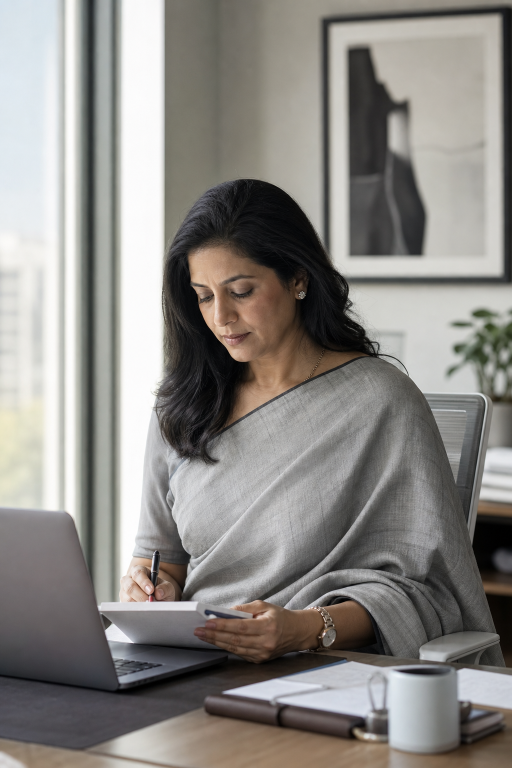
#> input picture assets/images/moment-monday.png, 1024 x 1536 px (shown at 1/2 size)
$ python contact_sheet.py
#> lines starting #> are read from the running program, lines starting #| are printed output that depends on the picture
"""Lay the Shop by moment photographs out in one strip, as the rail shows them.

Judging them one at a time hides the real problem, which is that they do not
sit together.
"""

import sys
from pathlib import Path

from PIL import Image, ImageDraw

ROOT = Path(__file__).resolve().parent.parent / "assets" / "images"
OUT = Path("/tmp/moments-sheet.png")

NAMES = sys.argv[1:] or [
    "moment-monday.png",
    "moment-important-room.png",
    "moment-evening.png",
    "moment-work-trip.png",
    "moment-celebration.png",
]
LABELS = ["Office", "Boardroom", "Evening", "Travel", "Celebration"]

CELL_W, CELL_H, PAD, STRIP = 340, 425, 12, 34
BG = (244, 239, 230)

sheet = Image.new("RGB", (len(NAMES) * (CELL_W + PAD) + PAD, CELL_H + STRIP + PAD * 2), BG)
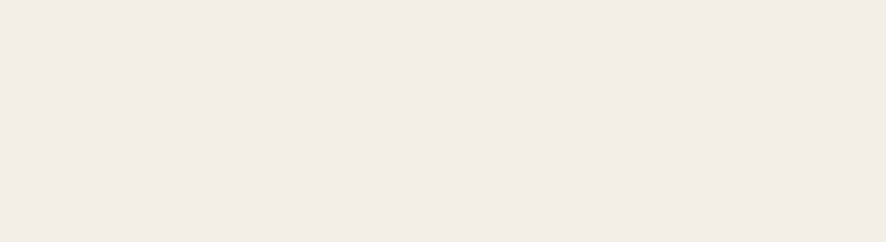
#> sheet: PIL image 1772x483 RGB (shown at 1/2 size); mean R, G, B 244, 239, 230
draw = ImageDraw.Draw(sheet)

for i, name in enumerate(NAMES):
    path = ROOT / name
    if not path.exists():
        continue
    img = Image.open(path).convert("RGB")
#> img is the input picture: PIL image 1024x1536 RGB; mean R, G, B 138.8, 135.9, 131.9

    # Cover-crop to the cell, the way the rail does.
    scale = max(CELL_W / img.width, CELL_H / img.height)
#> scale = 0.332
    img = img.resize((round(img.width * scale), round(img.height * scale)), Image.Resampling.LANCZOS)
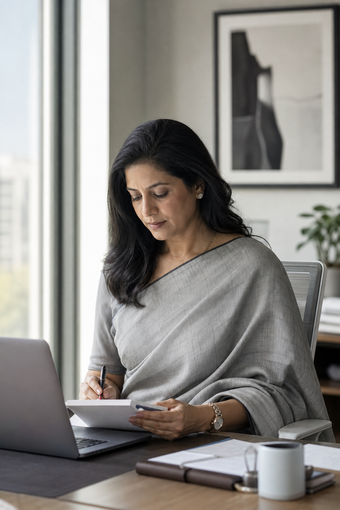
#> img: PIL image 340x510 RGB; mean R, G, B 138.8, 135.9, 131.9
    left = (img.width - CELL_W) // 2
#> left = 0
    top = (img.height - CELL_H) // 3
#> top = 28
    img = img.crop((left, top, left + CELL_W, top + CELL_H))
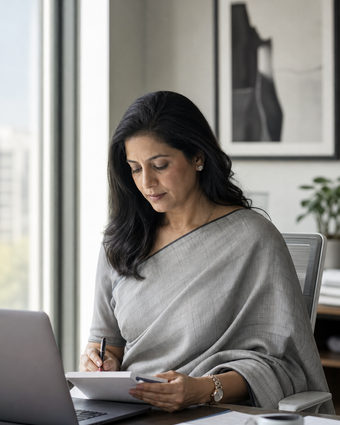
#> img: PIL image 340x425 RGB; mean R, G, B 139.8, 137.3, 133.4

    x = PAD + i * (CELL_W + PAD)
    sheet.paste(img, (x, PAD))
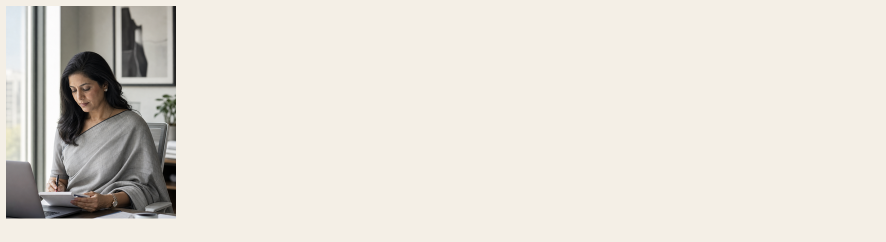
#> sheet: PIL image 1772x483 RGB (shown at 1/2 size); mean R, G, B 226.4, 221.8, 213.7
    label = LABELS[i] if i < len(LABELS) else name
    draw.text((x + 4, PAD + CELL_H + 9), label, fill=(35, 32, 28))
#> pass 2 of the loop `for i, name in enumerate(NAMES):`:
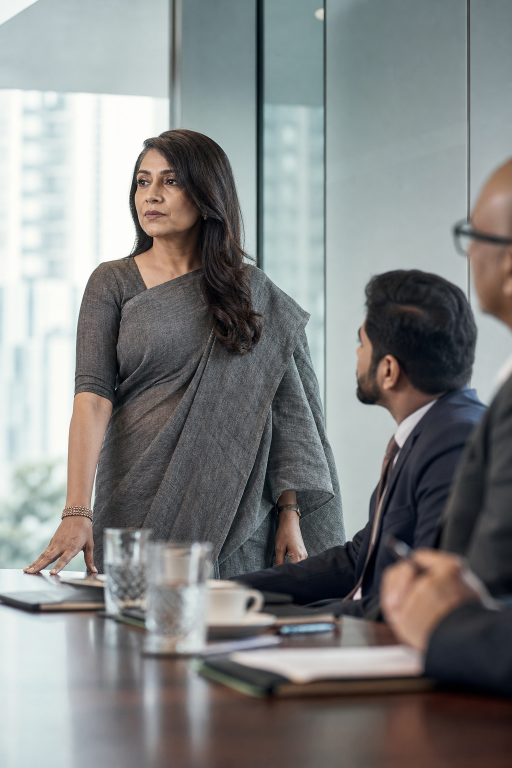
#> input picture assets/images/moment-important-room.png, 1024 x 1536 px (shown at 1/2 size)
#> img is the input picture: PIL image 1024x1536 RGB; mean R, G, B 129.9, 131.8, 131.1
#> `img = img.crop((left, top, left + CELL_W, top + CELL_H))`:
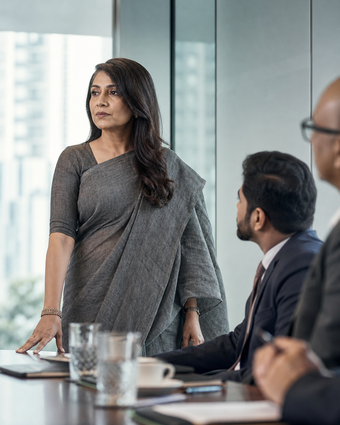
#> img: PIL image 340x425 RGB; mean R, G, B 132.5, 134.9, 134.3
#> `sheet.paste(img, (x, PAD))`:
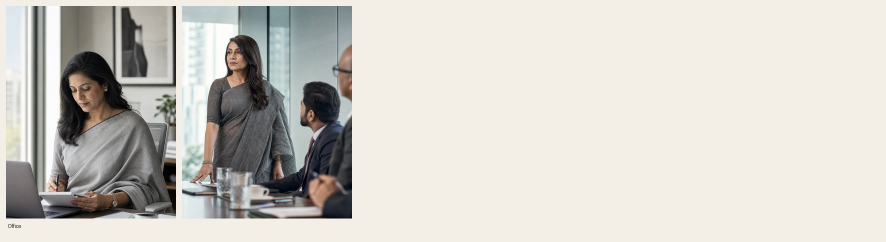
#> sheet: PIL image 1772x483 RGB (shown at 1/2 size); mean R, G, B 207.6, 204.2, 197.5
#> pass 3 of the loop `for i, name in enumerate(NAMES):`:
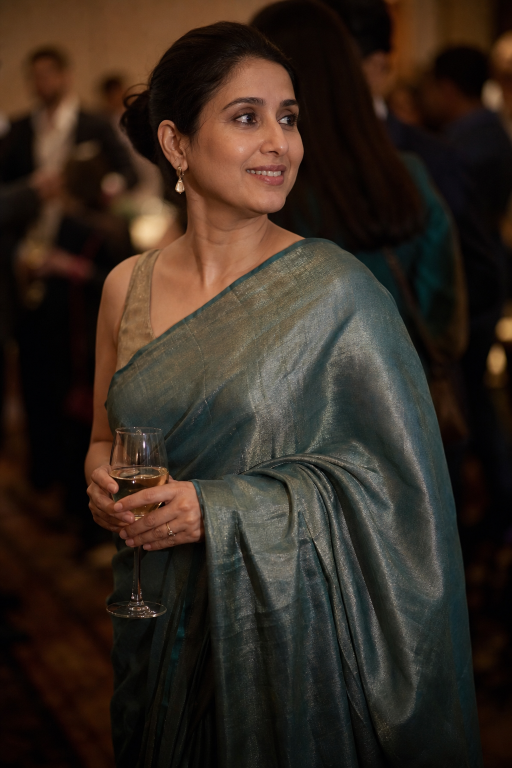
#> input picture assets/images/moment-evening.png, 1024 x 1536 px (shown at 1/2 size)
#> img is the input picture: PIL image 1024x1536 RGB; mean R, G, B 53, 41.4, 32.2
#> `img = img.crop((left, top, left + CELL_W, top + CELL_H))`:
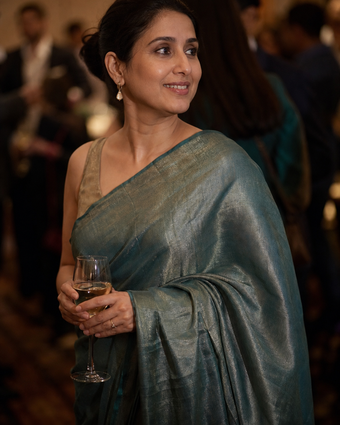
#> img: PIL image 340x425 RGB; mean R, G, B 56.8, 45, 35.6
#> `sheet.paste(img, (x, PAD))`:
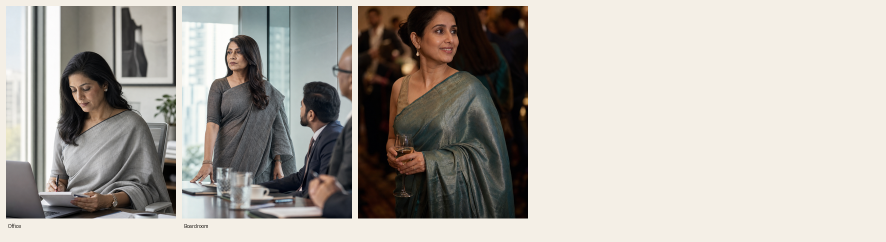
#> sheet: PIL image 1772x483 RGB (shown at 1/2 size); mean R, G, B 175.9, 171.5, 164.7
#> the loop made 5 passes; the first 3 are shown

sheet.save(OUT)
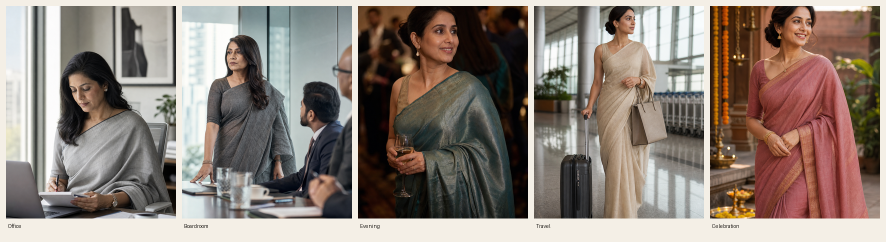
#> saved as moments-sheet.png: PIL image 1772x483 RGB (shown at 1/2 size); mean R, G, B 140.2, 128, 119.6
print(f"{OUT}  {sheet.size[0]}x{sheet.size[1]}")
#> (printed output is left out)
